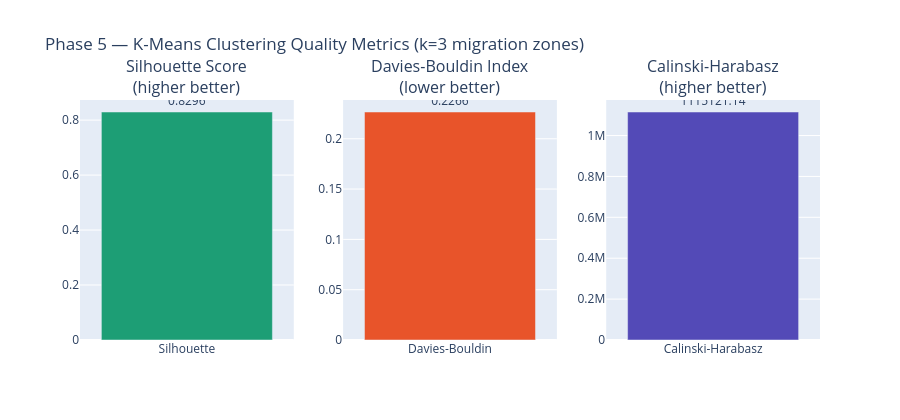

The cell this chart's notebook holds for it:
### Code cell
fig = make_subplots(rows=1, cols=3,
    subplot_titles=[
        'Silhouette Score<br>(higher better)',
        'Davies-Bouldin Index<br>(lower better)',
        'Calinski-Harabasz<br>(higher better)'
    ])

fig.add_trace(go.Bar(x=['Silhouette'], y=[sil_score],
    marker_color='#1D9E75', text=[f'{sil_score:.4f}'],
    textposition='outside'), row=1, col=1)
fig.add_trace(go.Bar(x=['Davies-Bouldin'], y=[db_score],
    marker_color='#E8542A', text=[f'{db_score:.4f}'],
    textposition='outside'), row=1, col=2)
fig.add_trace(go.Bar(x=['Calinski-Harabasz'], y=[ch_score],
    marker_color='#534AB7', text=[f'{ch_score:.2f}'],
    textposition='outside'), row=1, col=3)

fig.update_layout(
    title='Phase 5 — K-Means Clustering Quality Metrics (k=3 migration zones)',
    height=420, showlegend=False
)
fig.write_html('phase8_clustering_metrics.html')
fig.show()

### Figure 1 — Plotly figure (JSON) as saved in the notebook; plotly's stock layout.template omitted (floating-point values rounded to 4 significant figures)
{"data": [{"marker": {"color": "#1D9E75"}, "text": ["0.8296"], "textposition": "outside", "type": "bar", "x": ["Silhouette"], "xaxis": "x", "y": [0.8296], "yaxis": "y"}, {"marker": {"color": "#E8542A"}, "text": ["0.2266"], "textposition": "outside", "type": "bar", "x": ["Davies-Bouldin"], "xaxis": "x2", "y": [0.2266], "yaxis": "y2"}, {"marker": {"color": "#534AB7"}, "text": ["1115121.14"], "textposition": "outside", "type": "bar", "x": ["Calinski-Harabasz"], "xaxis": "x3", "y": [1115000.0], "yaxis": "y3"}], "layout": {"annotations": [{"font": {"size": 16}, "showarrow": false, "text": "Silhouette Score<br>(higher better)", "x": 0.1444, "xanchor": "center", "xref": "paper", "y": 1, "yanchor": "bottom", "yref": "paper"}, {"font": {"size": 16}, "showarrow": false, "text": "Davies-Bouldin Index<br>(lower better)", "x": 0.5, "xanchor": "center", "xref": "paper", "y": 1, "yanchor": "bottom", "yref": "paper"}, {"font": {"size": 16}, "showarrow": false, "text": "Calinski-Harabasz<br>(higher better)", "x": 0.8556, "xanchor": "center", "xref": "paper", "y": 1, "yanchor": "bottom", "yref": "paper"}], "height": 420, "showlegend": false, "title": {"text": "Phase 5 — K-Means Clustering Quality Metrics (k=3 migration zones)"}, "xaxis": {"anchor": "y", "domain": [0, 0.2889]}, "xaxis2": {"anchor": "y2", "domain": [0.3556, 0.6444]}, "xaxis3": {"anchor": "y3", "domain": [0.7111, 1]}, "yaxis": {"anchor": "x", "domain": [0, 1]}, "yaxis2": {"anchor": "x2", "domain": [0, 1]}, "yaxis3": {"anchor": "x3", "domain": [0, 1]}}}
